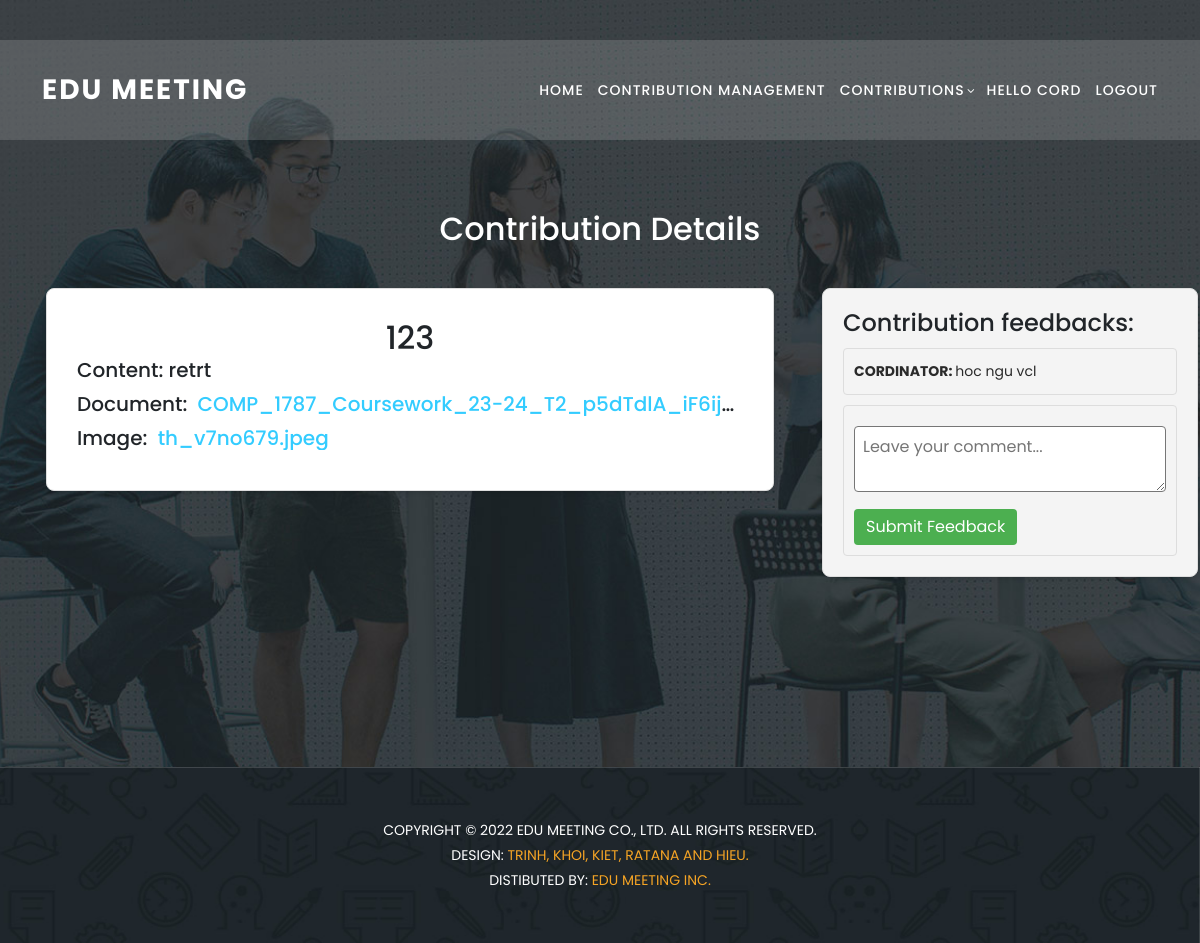
The app's page /contributions/23/ (signed in) with its own data.
### home/models.py (models this page shows, shortened)
class Contributions(models.Model):
    user = models.ManyToManyField(UserProfile)
    title = models.CharField(max_length=30)
    content = models.TextField(null = True)
    faculty = models.ForeignKey(Faculties,on_delete=models.CASCADE)
    term = models.BooleanField(default=False)
    createAt = models.DateTimeField(auto_now_add=True)
    academic_Year = models.ForeignKey(AcademicYear,blank=True, null =True, on_delete=models.CASCADE)
    reject_reason = models.TextField(blank=True, null=True)
    status = models.CharField(max_length=10,  default='waiting')
    public = models.BooleanField(default = False)

class ContributionFiles(models.Model):
    word = models.FileField(null = True)
    img = models.FileField(null = True)
    contribution = models.ForeignKey(Contributions, on_delete=models.CASCADE, related_name='files', null=True)

class Comment(models.Model):
    user = models.ForeignKey(UserProfile,on_delete = models.CASCADE)
    contribution = models.ForeignKey(Contributions,on_delete = models.CASCADE)
    comment = models.TextField(blank=True,null=True)
    createAt = models.DateTimeField(auto_now_add=True)

class UserProfile(models.Model):
    user = models.OneToOneField(User, on_delete=models.CASCADE, primary_key=True)
    fullname = models.CharField(max_length=50)
    roles = models.ManyToManyField(Role, related_name='users')
    faculty = models.ForeignKey('Faculties', on_delete=models.CASCADE, null=True, blank=True)
    email = models.EmailField(max_length=254, unique=True, blank=True, null=True)
    phone = models.CharField(max_length=15)
    academic_Year = models.ForeignKey(AcademicYear,blank=True, null =True, on_delete=models.CASCADE)

### home/views.py (the view)
# urls.py: path('contributions/<int:contribution_id>/', views.contributions_detail, name='contributions_detail'),
def contributions_detail(request, contribution_id):
    contribution = get_object_or_404(Contributions, id=contribution_id)
    comments = Comment.objects.filter(contribution=contribution)
    can_update = False
    user_profile = request.user.userprofile
    show_faculties = True
    faculties = Faculties.objects.none()
    faculty = user_profile.faculty
    is_cordinator = False
    is_student = False
    if request.user.is_authenticated:
        roles = [role.name for role in user_profile.roles.all()]
        if "marketing cordinator" in roles:
            faculties = Faculties.objects.filter(id=faculty.id) if faculty else Faculties.objects.none()
            is_cordinator = True
        else:
            is_student = True
            show_faculties = False
        try:
            user_profile = request.user.userprofile
            faculty = user_profile.faculty
            academic_year = user_profile.academic_Year
            if academic_year and timezone.now() < academic_year.finalClosure:
                can_update = True
        except UserProfile.DoesNotExist:
            can_update = False
    if request.method == "POST":
        if 'comment' in request.POST:
            comment_form = CommentForm(request.POST)
            if comment_form.is_valid():
                new_comment = comment_form.save(commit=False)
                new_comment.contribution = contribution
                new_comment.user = request.user.userprofile
                new_comment.save()
                return HttpResponseRedirect(reverse('contributions_detail', args=[contribution_id]))
        elif request.FILES:
            file_form = FileForm(request.POST, request.FILES)
            if file_form.is_valid():
                new_file = file_form.save(commit=False)
                new_file.contribution = contribution
                new_file.save()
                return HttpResponseRedirect(reverse('contributions_detail', args=[contribution_id]))
    else:
        comment_form = CommentForm()
        file_form = FileForm()
    return render(request, 'contributions_detail.html', {
        'contribution': contribution,
        'comments': comments,
        'comment_form': comment_form,
        'file_form': file_form,
        'can_update': can_update,
        'show_faculties': show_faculties,
        'is_cordinator': is_cordinator,
        'is_student': is_student,
        'faculties': faculties,
    })

### home/forms.py
class CommentForm(forms.ModelForm):
    class Meta:
        model = Comment
        fields = ['comment',]

class FileForm(forms.ModelForm):
    class Meta:
        model = ContributionFiles
        fields = ['word', 'img']

### templates/contributions_detail.html (shortened to what this page needs)
{% extends "header.html" %}
{%load static%}
{% block content %}
    <section class="apply-now" id="apply">
      <div class="header-content">
        <h2>Contribution Details</h2>
      </div>
      <div class="container-fluid">
        <div class="row">
          <div class="col-md-8 mx-auto">
            <div class="container">
              <div class="file-crud-container">
                <h2>{{ contribution.title }}</h2>
                <h5>Content: {{ contribution.content }}</h5>
                <form class="file-upload-form" enctype="multipart/form-data">
                  {% for file in contribution.files.all %}
                  <div class="form-group">
                    {% if file.word %}
                    <div class="content">
                      <h5 class="truncated">Document: <a href="{{ file.word.url }}">{{ file.word.name }}</a></h5>
                    </div>
                    {% else %}
                    <h5>Document: Do not have document files</h5>
                    {% endif %} {% if file.img %}
                    <div class="content">
                      <h5 class="truncated">Image: <a href="{{ file.img.url }}">{{ file.img.name }}</a></h5>
                    </div>
                    {% else %}
                    <h5>Image: Do not have image files</h5>
                    {% endif %}
                  </div>
                  {% endfor %}
                </form>
              </div>
            </div>
          </div>
          <div class="col-md-4 mx-auto">
            <div class="navigation-container">
              <div class="navigation-options">
                <h4 style="margin-bottom: 5px;">Contribution feedbacks:</h4>
                <div class="feedback-box">
                  {% if comments.count == 0 %}
                    <p>
                      <strong>No one has comment yet...</strong>
                    </p>
                  {% else %}
                    {% for comment in comments %}
                    <p>
                      <strong>{{ comment.user.fullname }}: </strong>{{comment.comment }}
                    </p>
                    {% endfor %}
                  {% endif %}
                </div>
              </div>
              <div class="feedback-box">
                <form action="" method="POST">
                  <div class="feedback-form">
                    <textarea name="comment" placeholder="Leave your comment..."></textarea>
                    <button>Submit Feedback</button>
                  </div>
                </form>
              </div>
            </div>
          </div>
        </div>
      </div>
    </section>
    <section class="contact-us" id="contact">
      <div class="footer">
      <p>Copyright © 2022 Edu Meeting Co., Ltd. All Rights Reserved.
        <br>
        Design: <a href="#" target="_parent" title="free css templates">Trinh, Khoi, Kiet, Ratana and Hieu.</a>
        <br>
        Distibuted By: <a href="#" target="_blank" title="Build Better UI, Faster">Edu Meeting Inc.</a>
      </p>
    </div>
    </section>
  </body>
</html>
{% endblock content %}

### templates/header.html (shortened to what this page needs)
{%load static%}
<!DOCTYPE html>
<html lang="en">
<head>
  <link href="{% static 'vendor/bootstrap/css/bootstrap.min.css' %}" rel="stylesheet">
  <link rel="stylesheet" href="{% static 'css/fontawesome.css' %}">
  <link rel="stylesheet" href="{% static 'css/templatemo-edu-meeting.css' %}">
  <link rel="stylesheet" href="{% static 'css/owl.css' %}">
  <link rel="stylesheet" href="{% static 'css/lightbox.css' %}">
</head>
<body>
  <header class="header-area header-sticky">
    <div class="container">
      <div class="row">
        <div class="col-12">
          <nav class="main-nav">
            <a href="{% url "home" %}" class="logo">
              Edu Meeting
            </a>
            <ul class="nav">
              <li>
                <a href="{% url "home" %}">Home</a>
              </li>
              {% if is_cordinator %}
              <li>
                  <a href="{% url "manage_contributions" %}">Contribution Management</a>
              </li>
              {% endif %}
              <li class="has-sub">
                <a href="javascript:void(0)">Contributions</a>
              </li>
              {% if user.is_authenticated %}
              <li >
                <a href="{%url 'profile' %}">hello {{request.user.username}}</a>
              </li>
              <li>
                <a href="{% url 'logout'%}">Logout</a>
              </li>
              {% else %}
              <li>
                <a href="{% url 'login' %}">Login</a>
              </li>
              {% endif %}
            </ul>
          </nav>
        </div>
      </div>
    </div>
  </header>
  {% block content %}
  {% endblock content %}

### static/css/templatemo-edu-meeting.css (style rules this page uses)
html, body, div, span, applet, object, iframe, h1, h2, h3, h4, h5, h6, p, blockquote, div pre, a, abbr, acronym, address, big, cite, code, del, dfn, em, font, img, ins, kbd, q, s, samp, small, strike, strong, sub, sup, tt, var, b, u, i, center, dl, dt, dd, ol, ul, li, figure, header, nav, section, article, aside, footer, figcaption { margin: 0; padding: 0; border: 0; outline: 0; }
ul, li { padding: 0; margin: 0; list-style: none; }
header, nav, section, article, aside, footer, hgroup { display: block; }
* { box-sizing: border-box; }
html, body { font-family: 'Poppins', sans-serif; font-weight: 400; background-color: #fff; font-size: 16px; -ms-text-size-adjust: 100%; -webkit-font-smoothing: antialiased; -moz-osx-font-smoothing: grayscale; }
a { text-decoration: none !important; color: #3CF; }
h1, h2, h3, h4, h5, h6 { margin-top: 0px; margin-bottom: 0px; }
ul { margin-bottom: 0px; }
p { font-size: 14px; line-height: 25px; color: #2a2a2a; }
html, body { background: #fff; font-family: 'Poppins', sans-serif; }
.header-area { background-color: rgba(250,250,250,0.15); position: absolute; top: 40px; left: 0; right: 0; z-index: 100; -webkit-transition: all .5s ease 0s; -moz-transition: all .5s ease 0s; -o-transition: all .5s ease 0s; transition: all .5s ease 0s; }
.header-area .main-nav { min-height: 80px; background: transparent; }
.header-area .main-nav .logo { line-height: 100px; color: #fff; font-size: 28px; font-weight: 700; text-transform: uppercase; letter-spacing: 2px; float: left; -webkit-transition: all 0.3s ease 0s; -moz-transition: all 0.3s ease 0s; -o-transition: all 0.3s ease 0s; transition: all 0.3s ease 0s; }
.header-area .main-nav .nav { float: right; margin-top: 30px; margin-right: 0px; background-color: transparent; -webkit-transition: all 0.3s ease 0s; -moz-transition: all 0.3s ease 0s; -o-transition: all 0.3s ease 0s; transition: all 0.3s ease 0s; position: relative; z-index: 999; }
.header-area .main-nav .nav li { padding-left: 15px; padding-right: 15px; }
.header-area .main-nav .nav li:last-child { padding-right: 0px; }
.header-area .main-nav .nav li a { display: block; font-weight: 500; font-size: 14px; text-transform: uppercase; color: #fff; -webkit-transition: all 0.3s ease 0s; -moz-transition: all 0.3s ease 0s; -o-transition: all 0.3s ease 0s; transition: all 0.3s ease 0s; height: 40px; line-height: 40px; border: transparent; letter-spacing: 1px; }
.header-area .main-nav .nav li.has-sub { position: relative; padding-right: 15px; }
.header-area .main-nav .nav li.has-sub:after { font-family: FontAwesome; content: "\f107"; font-size: 12px; color: #fff; position: absolute; right: 5px; top: 12px; }
.header-area.header-sticky { min-height: 80px; }
.header-area .nav { margin-top: 30px; }
@media (max-width: 1200px) { .header-area .main-nav .nav li { padding-left: 7px; padding-right: 7px; } }
@media (max-width: 1200px) { .header-area .main-nav:before { display: none; } }
@media (min-width: 767px) { .header-area .main-nav .nav { display: flex !important; } }
section.apply-now { background-image: url(../images/apply-bg.jpg); background-position: center center; background-attachment: fixed; background-repeat: no-repeat; background-size: cover; padding: 180px 0px; }
section.contact-us { background-image: url(../images/meetings-bg.jpg); background-position: center center; background-attachment: fixed; background-repeat: no-repeat; background-size: cover; }
.footer { text-align: center; border-top: 1px solid rgba(250,250,250,0.15); padding: 50px 0px; }
.footer p { text-transform: uppercase; font-size: 14px; color: #fff; }
.footer p a { color: #f5a425; }

### records on screen
Contributions: title "123", content "retrt"
ContributionFiles: word.name "COMP_1787_Coursework_23-24_T2_p5dTdlA_iF6ij…", img.name "th_v7no679.jpeg"
Comment: user.fullname "CORDINATOR", comment "hoc ngu vcl"

### other values on screen
{{ request.user.username }} "CORD"
